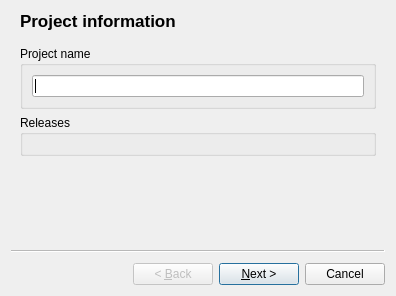
<?xml version="1.0" encoding="UTF-8"?>
<ui version="4.0">
 <class>NewProjectWizard</class>
 <widget class="QWizard" name="NewProjectWizard">
  <property name="geometry">
   <rect>
    <x>0</x>
    <y>0</y>
    <width>396</width>
    <height>296</height>
   </rect>
  </property>
  <property name="sizePolicy">
   <sizepolicy hsizetype="Expanding" vsizetype="Expanding">
    <horstretch>0</horstretch>
    <verstretch>0</verstretch>
   </sizepolicy>
  </property>
  <property name="windowTitle">
   <string>Wizard</string>
  </property>
  <widget class="QWizardPage" name="projectData">
   <property name="title">
    <string>Project information</string>
   </property>
   <property name="subTitle">
    <string/>
   </property>
   <layout class="QVBoxLayout" name="verticalLayout">
    <item>
     <widget class="QGroupBox" name="projectBox">
      <property name="title">
       <string>Project name</string>
      </property>
      <layout class="QHBoxLayout" name="horizontalLayout">
       <item>
        <widget class="QLineEdit" name="projectName"/>
       </item>
      </layout>
     </widget>
    </item>
    <item>
     <widget class="QGroupBox" name="releasesBox">
      <property name="title">
       <string>Releases</string>
      </property>
      <layout class="QVBoxLayout" name="releasesLayout"/>
     </widget>
    </item>
   </layout>
  </widget>
  <widget class="QWizardPage" name="downloadScript">
   <property name="title">
    <string>Download script</string>
   </property>
  </widget>
 </widget>
 <resources/>
 <connections/>
</ui>
